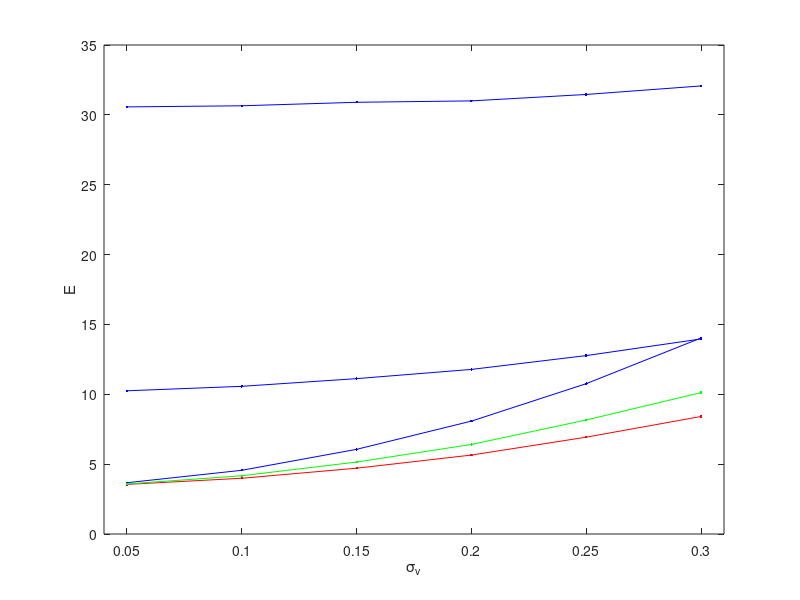
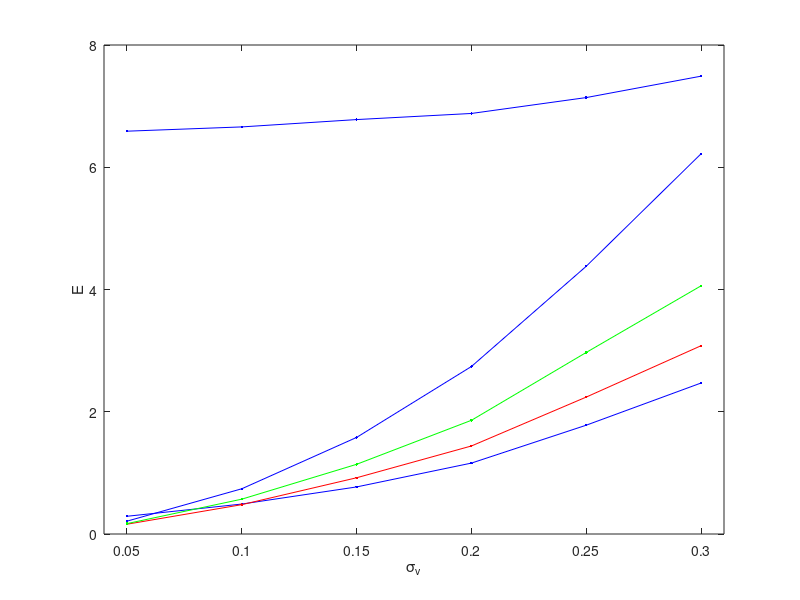

The MATLAB script that drew these images, in order:
x = [
0.05
0.10
0.15
0.20
0.25
0.30];


S1 = [
3.67
4.56
6.06
8.08
10.76
14.03
0.21
0.74
1.58
2.74
4.38
6.22];

S2 = [
10.25
10.57
11.12
11.78
12.77
13.96
0.29
0.49
0.77
1.16
1.78
2.47];


S3 = [
30.57
30.65
30.90
31.00
31.46
32.07
6.59
6.66
6.78
6.88
7.14
7.49 ];

CS = [
    3.55
3.99
4.71
5.65
6.93
8.41
0.16
0.48
0.92
1.44
2.24
3.08];

CSP = [
    3.58
4.17
5.15
6.41
8.16
10.12
0.17
0.57
1.14
1.86
2.97
4.06
];

figure;
plot(x, S1(1:6), 'b.-'); 
hold on
plot(x, S2(1:6), 'b.-')
plot(x,S3(1:6), 'b.-')

plot(x, CS(1:6), 'r.-')
plot(x, CSP(1:6), 'g.-')
set(gca, 'xlim', [0.04, 0.31])
xlabel('\sigma_v')
ylabel('E')

figure;
plot(x, S1(7:12), 'b.-'); 
hold on
plot(x, S2(7:12), 'b.-')
plot(x,S3(7:12), 'b.-')

plot(x, CS(7:12), 'r.-')
plot(x, CSP(7:12), 'g.-')
set(gca, 'xlim', [0.04, 0.31])
xlabel('\sigma_v')
ylabel('E')


